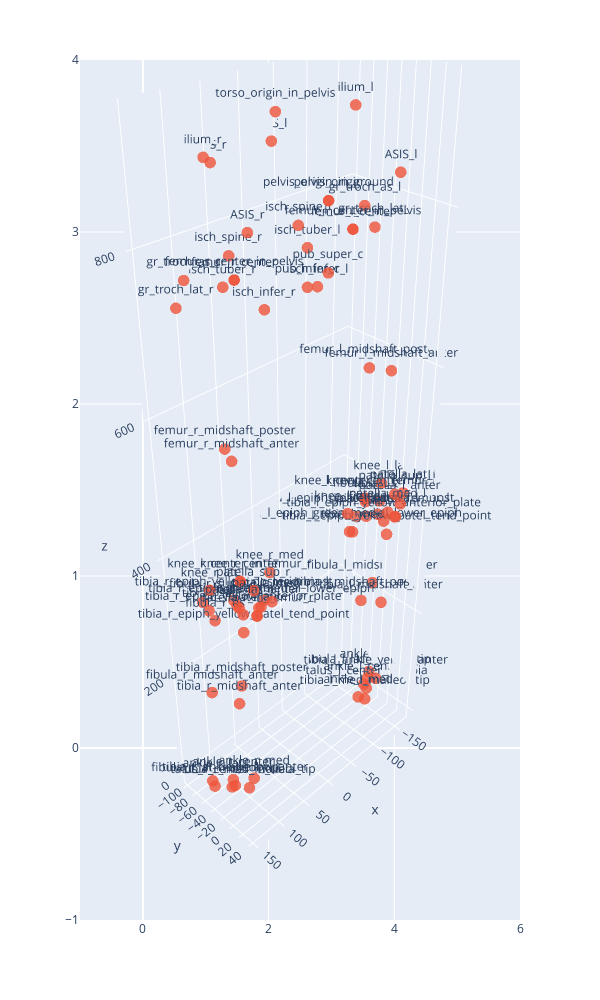

The code cell stored with this chart in its notebook:
### Code cell
# View the imported data before any transformations -- check the imported data has correct orientation for right and left sides
import plotly.express as px
import plotly.graph_objects as go

temp = pd.DataFrame.from_dict(mri_bone_markers).T

fig = px.scatter(width=600, height=1000)
fig.add_trace(go.Scatter3d(
x=temp[0], 
y=temp[1], 
z=temp[2],
marker=dict(
    size=4,
    opacity=0.8
),
mode = 'markers + text',
text=temp.index,
textposition="top center"))
fig.update_scenes(aspectmode="data" )
fig.update_scenes(aspectmode="data" )
camera = dict(
    up=dict(x=0, y=0, z=1),
    center=dict(x=0, y=0, z=0),
    eye=dict(x=2, y=2, z=2)
)
fig.update_layout(scene_camera=camera)
fig.show()

### Figure 1 — Plotly figure (JSON) as saved in the notebook; plotly's stock layout.template omitted (floating-point values rounded to 4 significant figures)
{"data": [{"hovertemplate": "<extra></extra>", "legendgroup": "", "marker": {"color": "#636efa", "symbol": "circle"}, "mode": "markers", "name": "", "orientation": "v", "showlegend": false, "type": "scatter", "xaxis": "x", "yaxis": "y"}, {"marker": {"opacity": 0.8, "size": 4}, "mode": "markers+text", "text": ["ASIS_l", "ASIS_r", "PSIS_l", "PSIS_r", "pub_super_c", "pub_infer_c", "knee_l_med", "knee_l_lat", "knee_r_med", "knee_r_lat", "ankle_r_lat", "ankle_r_med", "ankle_l_lat", "ankle_l_med", "femur_r_center", "femur_l_center", "knee_r_center", "knee_l_center", "tibia_l_center", "tibia_r_center", "ankle_l_center", "ankle_r_center", "patella_r", "patella_l", "pelvis_origin", "ilium_r", "ilium_l", "isch_spine_r", "isch_spine_l", "isch_tuber_r", "isch_tuber_l", "gr_troch_as_r", "gr_troch_as_l", "gr_troch_lat_r", "gr_troch_lat_l", "isch_infer_r", "isch_infer_l", "patella_sup_r", "patella_sup_l", "patella_lat_r", "patella_med_r", "patella_lat_l", "patella_med_l", "femur_r_midshaft_anter", "femur_r_midshaft_poster", "femur_l_midshaft_anter", "femur_l_midshaft_poster", "patella_r_anter", "patella_l_anter", "fibula_l_as", "fibula_r_as", "fibula_l_sup", "fibula_r_sup", "tibia_r_midshaft_anter", "tibia_r_midshaft_poster", "tibia_l_midshaft_anter", "tibia_l_midshaft_poster", "fibula_l_midshaft_anter", "fibula_r_midshaft_anter", "tibia_r_lat", "tibia_r_med", "tibia_l_lat", "tibia_l_med", "pelvis_origin_in_ground", "femur_r_center_in_pelvis", "femur_l_center_in_pelvis", "patella_r_in_femur_r", "patella_l_in_femur_l", "knee_r_center_in_femur_r", "knee_l_center_in_femur_l", "torso_origin_in_pelvis", "tibia_l_epiph_yellow_posteriormost", "tibia_l_epiph_yellow_anterior_plate", "tibia_l_epiph_yellow_patel_tend_point", "tibia_l_ankle_yellow_anter", "tibia_l_epiph_green_medial_lower_epiph", "tibia_r_epiph_yellow_posteriormost", "tibia_r_epiph_yellow_anterior_plate", "tibia_r_epiph_yellow_patel_tend_point", "tibia_r_epiph_green_medial_lower_epiph", "tibia_r_ankle_yellow_anter", "fibula_r_lat_malleol_tip", "tibia_r_med_malleol_tip", "fibula_l_lat_malleol_tip", "tibia_l_med_malleol_tip", "talus_l_center_in_tibia", "talus_r_center_in_tibia"], "textposition": "top center", "type": "scatter3d", "x": [-104.0, 113.1, -40.92, 47.05, 2.306, 1.931, -70.08, -149.8, 75.58, 147.6, 140.1, 98.95, -167.9, -113.3, 88.23, -83.84, 111.6, -109.9, -117.4, 115.1, -140.6, 119.5, 128.1, -120.2, 4.561, 109.5, -102.5, 53.92, -49.22, 60.47, -65.12, 130.8, -128.4, 143.8, -144.7, 38.0, -40.42, 128.6, -116.5, 147.3, 111.2, -138.7, -96.87, 131.4, 118.6, -129.3, -118.0, 129.7, -119.7, -150.5, 141.2, -146.8, 141.2, 129.8, 107.1, -136.3, -119.5, -157.1, 143.5, 146.8, 83.5, -152.7, -82.1, 4.561, 88.23, -83.84, 128.2, -119.4, 111.6, -109.9, 3.677, -115.5, -123.6, -126.4, -148.5, -91.08, 109.3, 126.2, 128.6, 87.24, 130.2, 137.0, 108.6, -166.0, -123.3, -144.6, 122.8], "y": [27.38, 26.09, -102.3, -101.3, 25.94, -4.647, -1.073, -13.47, 6.302, -21.69, -52.76, -10.72, -32.7, -5.833, -23.87, -19.27, -7.693, -7.274, -9.746, -11.5, -19.27, -31.74, 38.96, 37.78, 26.73, -36.68, -37.46, -70.41, -69.73, -74.73, -70.98, -51.87, -42.58, -50.92, -39.92, -34.03, -30.64, 35.42, 37.24, 29.96, 46.96, 32.85, 43.37, 9.875, -15.69, 9.507, -16.07, 44.44, 44.43, -17.38, -23.35, -37.43, -44.91, 1.781, -18.62, 9.109, -14.16, -26.27, -35.84, -26.65, 3.643, -17.43, -2.066, 26.73, -23.87, -19.27, 39.44, 36.86, -7.693, -7.274, -48.76, -25.79, 15.57, 19.68, -2.096, -15.34, -24.05, 12.31, 14.52, 1.312, -15.46, -52.37, -10.37, -32.7, -1.203, -16.95, -31.37], "z": [850.6, 844.4, 868.7, 865.8, 770.3, 744.4, 408.4, 410.8, 399.9, 398.3, 19.74, 26.18, 31.65, 35.57, 773.6, 781.4, 399.1, 409.6, 374.7, 360.7, 33.61, 22.96, 384.2, 397.7, 847.5, 899.5, 907.1, 775.8, 781.4, 740.8, 750.5, 777.7, 790.6, 752.1, 761.6, 720.5, 723.4, 421.2, 435.0, 402.5, 400.7, 423.7, 419.9, 589.4, 587.5, 598.5, 596.9, 401.2, 421.7, 356.5, 344.8, 369.6, 361.1, 210.0, 210.8, 221.8, 221.1, 224.6, 212.7, 362.3, 359.0, 377.9, 371.6, 847.5, 773.6, 781.4, 384.1, 397.3, 399.1, 409.6, 918.5, 366.6, 376.6, 355.3, 52.26, 359.9, 357.6, 367.7, 341.9, 348.7, 33.57, 5.85, 14.27, 19.14, 27.3, 23.22, 10.06]}], "layout": {"height": 1000, "legend": {"tracegroupgap": 0}, "margin": {"t": 60}, "scene": {"aspectmode": "data", "camera": {"center": {"x": 0, "y": 0, "z": 0}, "eye": {"x": 2, "y": 2, "z": 2}, "up": {"x": 0, "y": 0, "z": 1}}}, "width": 600, "xaxis": {"anchor": "y", "domain": [0, 1]}, "yaxis": {"anchor": "x", "domain": [0, 1]}}}
